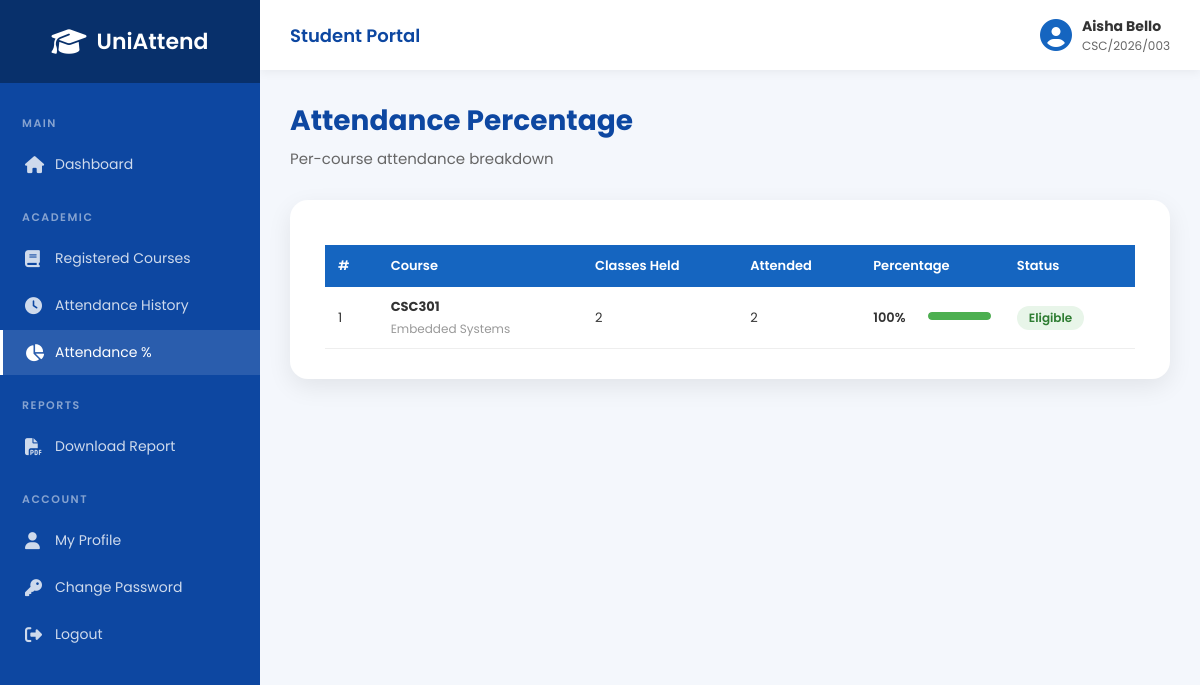
The app's page /student/attendance_percentage.php (signed in) with its own data.
### tables this page shows
CREATE TABLE `courses` (
  `id` int(11) NOT NULL,
  `department_id` int(11) NOT NULL,
  `course_code` varchar(20) NOT NULL,
  `course_title` varchar(150) NOT NULL,
  `course_unit` int(11) NOT NULL,
  `level` varchar(20) NOT NULL,
  `semester_id` int(11) NOT NULL,
  `created_at` timestamp NOT NULL DEFAULT current_timestamp()
);

### student/attendance_percentage.php (the view, shortened to what this page needs)
<?php
require_once '../php/db_connect.php';
$student_id = $_SESSION['student_id'];
$result = $conn->prepare("SELECT c.id, c.course_code, c.course_title, COUNT(ar.id) AS total_classes, SUM(CASE WHEN ar.attendance_status IN ('Present','Late') THEN 1 ELSE 0 END) AS attended FROM course_registrations cr JOIN courses c ON cr.course_id = c.id LEFT JOIN attendance_records ar ON ar.course_id = c.id AND ar.student_id = cr.student_id WHERE cr.student_id = ? GROUP BY c.id ORDER BY c.course_code");
$result->bind_param("i", $student_id);
$result->execute();
$result = $result->get_result();
include 'includes/header.php';
include 'includes/sidebar.php';
include 'includes/topbar.php';
?>
<div class="main-content">
<div class="page-title"><h1>Attendance Percentage</h1><p>Per-course attendance breakdown</p></div>
<div class="form-box">
<div class="table-wrap">
<table class="datatable">
<thead><tr><th>#</th><th>Course</th><th>Classes Held</th><th>Attended</th><th>Percentage</th><th>Status</th></tr></thead>
<tbody>
<?php if ($result->num_rows > 0) { $sn = 1; while ($row = $result->fetch_assoc()) {
    $total = $row['total_classes'];
    $attended = $row['attended'];
    $percentage = $total > 0 ? round(($attended / $total) * 100, 2) : 0;
    $eligible = $percentage >= 75;
    $barColor = $percentage >= 75 ? 'bar-green' : ($percentage >= 50 ? 'bar-orange' : 'bar-red');
?>
<tr>
<td><?php echo $sn++; ?></td>
<td><strong><?php echo htmlspecialchars($row['course_code']); ?></strong><br><small><?php echo htmlspecialchars($row['course_title']); ?></small></td>
<td><?php echo $total; ?></td>
<td><?php echo $attended; ?></td>
<td>
<div style="display:flex;align-items:center;gap:10px;">
<span style="font-weight:600;min-width:45px;"><?php echo $percentage; ?>%</span>
<div class="progress-bar-wrap" style="flex:1;max-width:120px;"><div class="progress-bar-fill <?php echo $barColor; ?>" style="width:<?php echo $percentage; ?>%;"></div></div>
</div>
</td>
<td><?php echo $eligible ? '<span class="badge badge-success">Eligible</span>' : '<span class="badge badge-danger">Not Eligible</span>'; ?></td>
</tr>
<?php } } else { ?>
<tr><td colspan="6" style="text-align:center;color:#999;padding:30px;">No registered courses found.</td></tr>
<?php } ?>
</tbody>
</table>
</div>
</div>
</div>
<?php include 'includes/footer.php'; ?>

### admin/assets/css/style.css (style rules this page uses)
:root { --primary: #1565c0; --primary-dark: #0d47a1; --primary-light: #42a5f5; --sidebar-bg: #0d47a1; --sidebar-dark: #08306b; --success: #4caf50; --success-bg: #e8f5e9; --success-text: #2e7d32; --danger: #e53935; --danger-bg: #ffebee; --danger-text: #c62828; --warning: #fb8c00; --warning-bg: #fff3e0; --warning-text: #e65100; --info: #2196f3; --info-bg: #e3f2fd; --info-text: #1565c0; --purple: #8e24aa; --dark: #37474f; --bg: #f4f7fc; --card-bg: #ffffff; --text: #333; --text-light: #666; --border: #e0e0e0; --radius: 18px; --radius-sm: 10px; --shadow: 0 8px 25px rgba(0,0,0,.08); --shadow-hover: 0 12px 35px rgba(0,0,0,.12); --transition: .3s; }
* { margin:0; padding:0; box-sizing:border-box; font-family:'Poppins',sans-serif; }
body { background:var(--bg); color:var(--text); min-height:100vh; }
.main-content { margin-left:260px; padding:30px; width:calc(100% - 260px); }
.page-title { margin-bottom:25px; }
.page-title h1 { font-size:28px; font-weight:700; color:var(--primary-dark); }
.page-title p { margin-top:5px; color:var(--text-light); font-size:15px; }
.form-box { max-width:1100px; margin:30px auto; background:var(--card-bg); padding:30px 35px; border-radius:var(--radius); box-shadow:var(--shadow); }
.form-box small { display:block; color:#999; font-size:12px; margin-top:3px; }
.table-wrap { overflow-x:auto; margin-top:15px; }
.form-box table, .dashboard-box table { width:100%; border-collapse:collapse; font-size:13px; }
.form-box table th, .dashboard-box table th { background:var(--primary); color:#fff; padding:11px 13px; text-align:left; font-weight:600; white-space:nowrap; }
.form-box table td, .dashboard-box table td { padding:10px 13px; border-bottom:1px solid #eee; vertical-align:middle; }
.badge { display:inline-block; padding:3px 12px; border-radius:20px; font-size:12px; font-weight:600; text-align:center; }
.badge-success { background:var(--success-bg); color:var(--success-text); }
.progress-bar-wrap { background:#e0e0e0; border-radius:10px; height:8px; overflow:hidden; margin:5px 0 8px; }
.progress-bar-fill { height:100%; border-radius:10px; transition:width .6s ease; }
.bar-green { background:var(--success); }
.fade-in { animation:fadeIn .4s ease; }

### records on screen
courses: course_code "CSC301", course_title "Embedded Systems", total "2", attended "2", percentage "100"

### other values on screen
$studentName "Aisha Bello"
$matricNo "CSC/2026/003"
